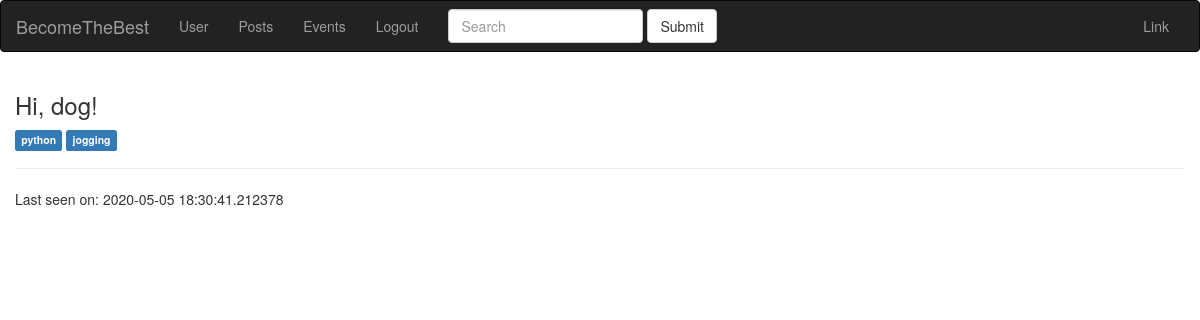
/user/cat (signed in), run on the app's committed database.
### models.py (models this page shows, shortened)
class User(UserMixin, db.Model):
    id = db.Column(db.Integer, primary_key=True)
    email = db.Column(db.String(120), index=True, unique=True)
    username = db.Column(db.String(64), index=True, unique=True)
    password_hash = db.Column(db.String(128))
    date = db.Column(db.DateTime, index=True, default=datetime.utcnow)
    timestamp = db.Column(db.String(128), default=int(time()))
    city = db.Column(db.String(128))
    about_me = db.Column(db.String(140))
    last_seen = db.Column(db.DateTime, default=datetime.utcnow)
    tags = db.relationship(
        'Tag', secondary=user_tags, backref=db.backref('users', lazy='dynamic'))
    posts = db.relationship('Post', backref='author', lazy='dynamic')
    followed = db.relationship(
        'User', secondary=followers,
        primaryjoin=(followers.c.follower_id == id),
        secondaryjoin=(followers.c.followed_id == id),
        backref=db.backref('followers', lazy='dynamic'), lazy='dynamic')

class Tag(db.Model):
    id = db.Column(db.Integer, primary_key=True)
    name = db.Column(db.String(100))
    slug = db.Column(db.String(100))

### blueprints/users/blueprint.py (the view)
@app.route('/user/<username>')
@login_required
def user(username):
    user = User.query.filter_by(username=username).first_or_404()
    page = request.args.get('page', 1, type=int)
    posts = user.posts.order_by(Post.created.desc()).paginate(
        page, app.config['POSTS_PER_PAGE'], False)
    next_url = url_for('user', username=user.username, page=posts.next_num) \
        if posts.has_next else None
    prev_url = url_for('user', username=user.username, page=posts.prev_num) \
        if posts.has_prev else None
    return render_template('index.html', user=user, posts=posts.items,
                           next_url=next_url, prev_url=prev_url)

### models.py (called while the page is built)
@login.user_loader
def load_user(id):
    return User.query.get(int(id))

### view.py (called while the page is built)
@app.before_request
def before_request():
    if current_user.is_authenticated:
        current_user.last_seen = datetime.utcnow()
        db.session.commit()

### templates/index.html
{% extends 'base.html' %} {% block title %} Index page title {% endblock %} {% block content_title %}
<h3>Hi, {{ current_user.username }}!</h3>
{% endblock %} {% block content %} {% for tag in user.tags %}
<span class="label label-primary">{{ tag.name }}</span> {% endfor %}
<br>
<hr> {% if user.last_seen %} Last seen on: {{ user.last_seen }} {% endif %} {% endblock %}

### data on the page
User: username "dog"
Tag: name "python"
Tag: name "jogging"
User: last_seen "2020-05-05 18:30:41.212378"
